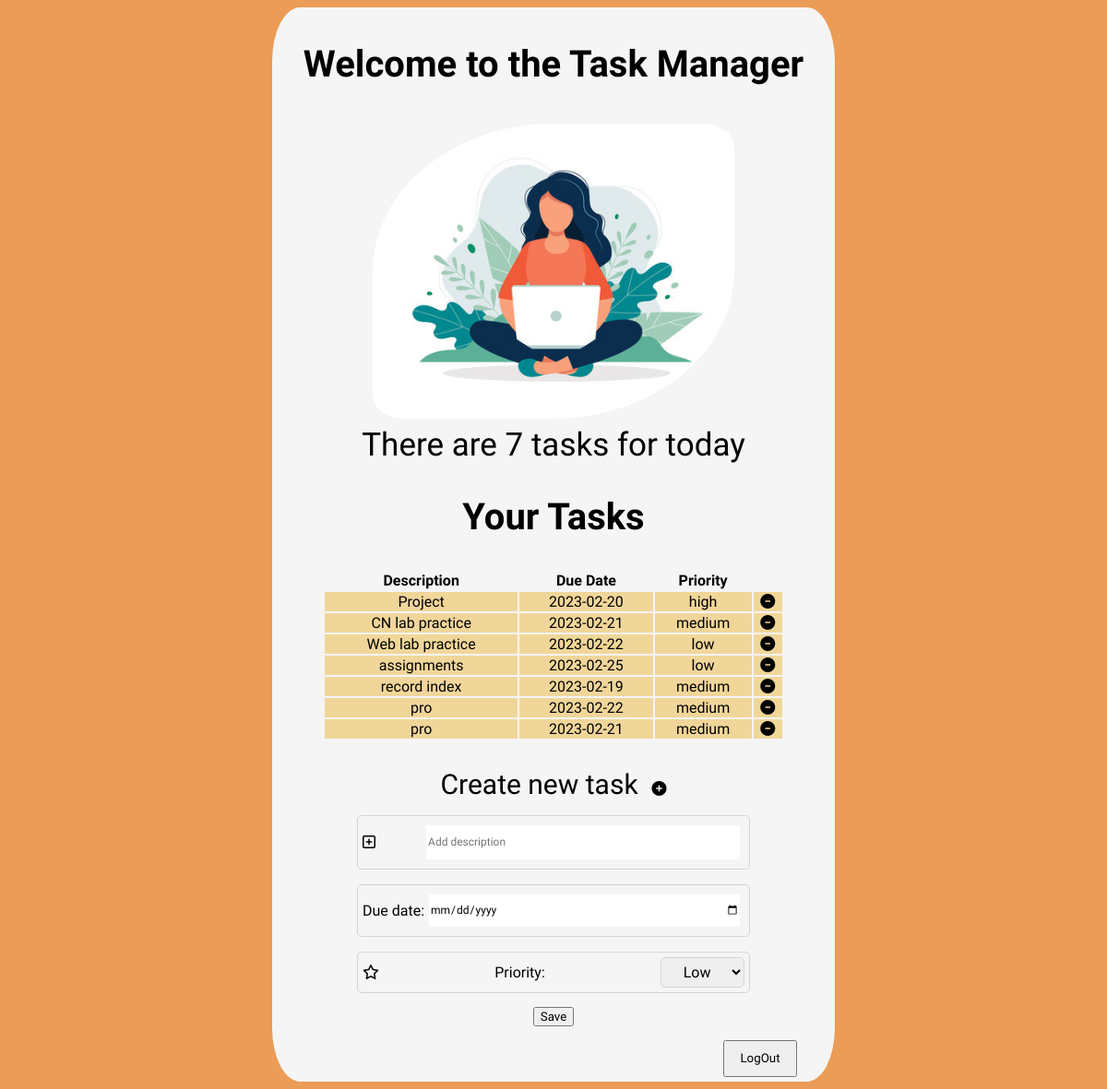
The page / (signed in) on the database its author committed.
### tables this page shows
CREATE TABLE tasks (
task_id INTEGER PRIMARY KEY AUTOINCREMENT,
due_date DATE,
priority TEXT,
status TEXT,
user_id INTEGER, description TEXT,
FOREIGN KEY (user_id) REFERENCES users(user_id)
);

### app.py (the view)
@app.route('/')
@login_required
def index():
    user_id = session.get('user_id')
    data = db.execute("SELECT * FROM tasks WHERE user_id = ?", user_id)
    return render_template('home.html', data=data, num=len(data))

### app.py (called while the page is built)
def login_required(f):
    @wraps(f)
    def decorated_function(*args, **kwargs):
        if session.get("user_id") is None:
            return redirect("/login")
        return f(*args, **kwargs)
    return decorated_function

### templates/home.html (shortened to what this page needs)
<!DOCTYPE html>
<html lang="en">
<head>
    <link rel="stylesheet" href="../static/css/style.css">
</head>
<body id="bc">
    <div class="main-body">
        <h2> Welcome to the Task Manager</h2>
        {% if data %}
        <img src="../static/images/work.jpg" alt="" srcset="">
        {% else %}
        <img src="../static/images/chill.avif" alt="" srcset="">
        {% endif %}
        <p class="no"> There are {% if data %}{{num}}{% else %}no{% endif %} tasks for today </p>
        <div class="container">
            {% if data %}
            <h2>Your Tasks</h2>
                <table id="myTable">
                    <thead>
                    <tr>
                        <th> Description </th>
                        <th> Due Date </th>
                        <th> Priority </th>
                    </tr>
                    </thead>
                    <tbody>
                        {% for task in data %}
                        <tr>
                            <td>{{ task.description }}</td>
                            <td>{{ task.due_date }}</td>
                            <td>{{ task.priority }}</td><td><i onclick="remove({{task.task_id}}, this)" class="fa-solid fa-circle-minus"></i></td>
                        </tr>
                        {% endfor %}
                    </tbody>
                </table>
                {% else %}
                    <p> You have no tasks.</p>
                {% endif %}
                </div>
        <div>
            <span class="font"> Create new task &nbsp;</span><span><i class="fa-solid fa-circle-plus"></i></span>
            <form action="/add" method="post">
                <p class="p"> <i class="fa-regular fa-square-plus"></i> &nbsp;<input type="text" name="description" required placeholder="Add description"></p>
                <p class="p"> Due date:   <input type="date" id="date" name="due_date" required></p>
                <label for="priority" class="p"><i class="fa-regular fa-star"></i>Priority:
                    <select id="priority" class="p" name="priority" >
                        <option value="low" class="p"><i class="fa-solid fa-temperature-low"></i> Low</option>
                    </select>
                </label>
                <input type="submit" class="btn3" value="Save">
            </form>
        </div>
        <form action="/logout">
            <button class="btn2"> LogOut</button>
        </form>
    </div>
</body>
</html>

### static/css/style.css (style rules this page uses)
* { font-family: 'Shantell Sans', cursive; }
body { background-color: rgb(160, 200, 236); }
#bc { background-color: rgb(235, 156, 86); }
.main-body { background-color: whitesmoke; height: 100%; width: 50vw; margin: auto; display: flex; justify-content: center; align-items: center; flex-direction: column; text-align: center; border-radius: 5%; padding: 5px; }
.main-body h2 { font-size: 40px; }
.main-body img { height : 40vh; border-radius: 50% 10%; padding: 8px; }
.no { margin: 0; font-family: 'Alex Brush', cursive; font-size: 35px; }
.container table tbody tr { background-color: rgb(241, 214, 154); width: 100px; }
.container table { width: 500px; margin-bottom: 30px; }
.p { display: flex; justify-content: space-between; align-items: center; text-align: center; border:1px solid rgb(215, 211, 211); border-radius: 5px; padding: 5px; font-size: 16px; }
.p input { border: none; font-size: 12px; height: 35px; width: 28vw; margin: 5px; }
.btn2 { position: relative; left: 280%; width: 80px; height: 40px; }
.btn3 { margin: 15px; }
.font { font-size: 30px; }

### rows shown on the page
tasks: description "Project", due_date "2023-02-20", priority "high"
tasks: description "CN lab practice", due_date "2023-02-21", priority "medium"
tasks: description "Web lab practice", due_date "2023-02-22", priority "low"
tasks: description "assignments", due_date "2023-02-25", priority "low"
tasks: description "record index", due_date "2023-02-19", priority "medium"
tasks: description "pro", due_date "2023-02-22", priority "medium"
tasks: description "pro", due_date "2023-02-21", priority "medium"

### other values the page prints
{{ num }} "7"
